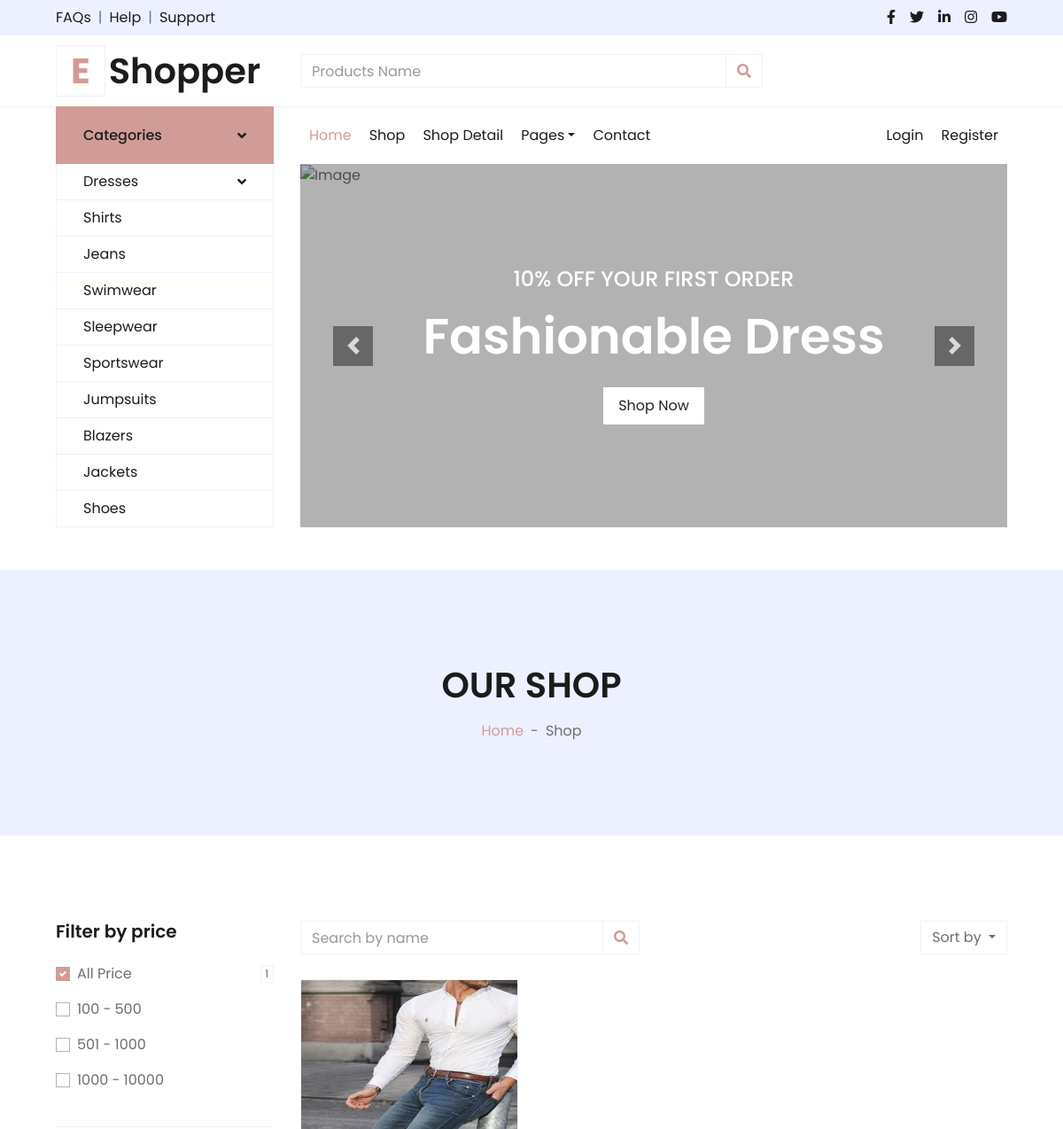
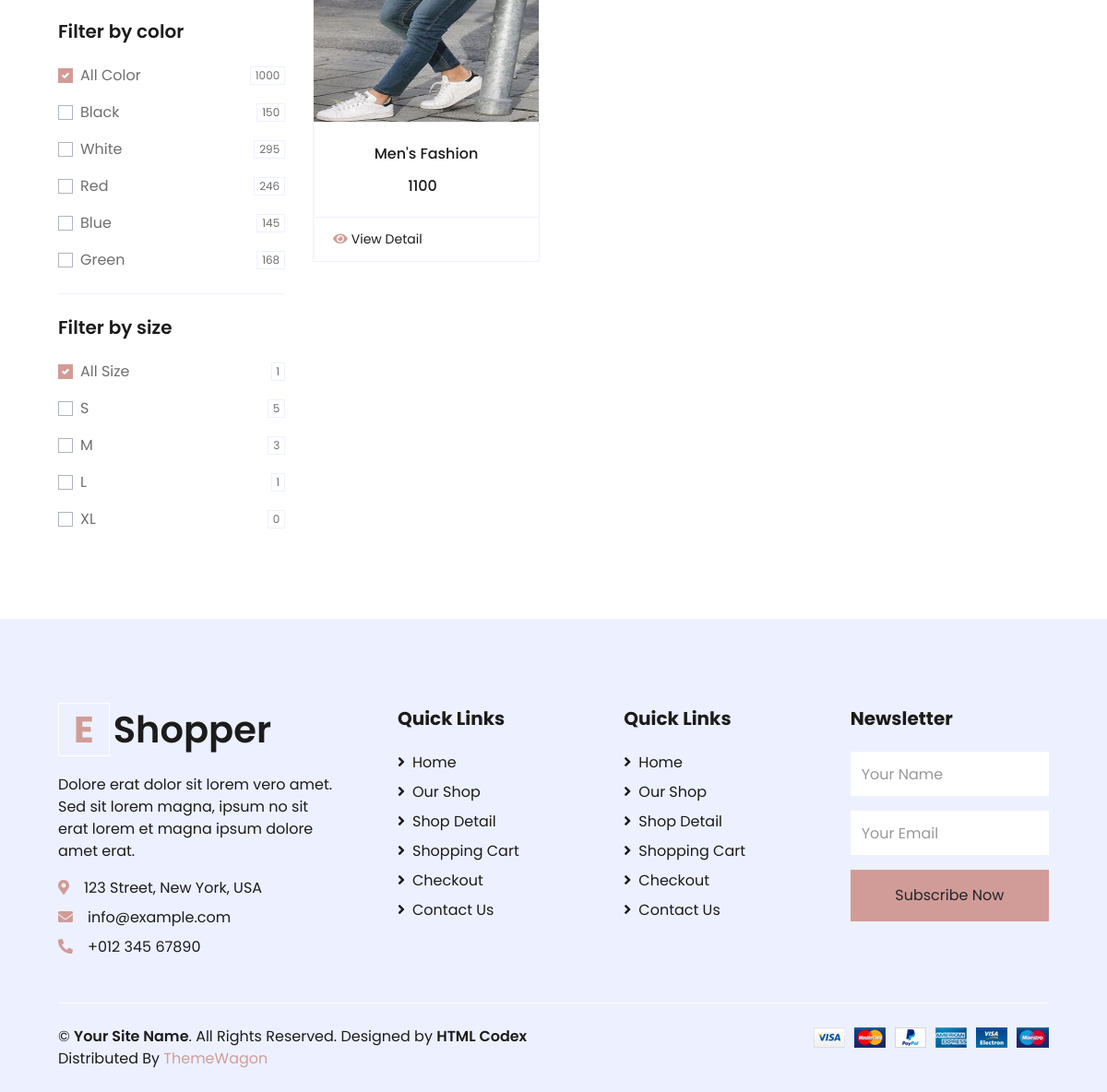
/productL/, run on the app's committed database (2 pictures, top to bottom).
### myapp/models.py (models this page shows, shortened)
class Product(models.Model):
	category=(
			('men','men'),
			('women','women'),
			('kid','kid'),
		)
	size=(
		    ("s","s"),
		    ("m","m"),
		    ("l","l"),
		    ("xl","xl"),
		    ("xxl","xxl"),
		)
	seller=models.ForeignKey(User,on_delete=models.CASCADE)
	product_category=models.CharField(max_length=100,choices=category)
	product_name=models.CharField(max_length=100)
	product_price=models.PositiveSmallIntegerField()
	product_desc=models.TextField()
	product_size=models.CharField(max_length=100,choices=size)
	product_image=models.ImageField(upload_to="product_pic/")

### myapp/views.py (the view)
# urls.py: path('productL/',views.productL,name='productL'),
def productL(request):
		products=Product.objects.filter(product_size='l')
		productS=Product.objects.filter(product_size='s')
		productM=Product.objects.filter(product_size='m')
		productL=Product.objects.filter(product_size='l')
		productXL=Product.objects.filter(product_size='xl')
		products500=Product.objects.filter(product_price__range=(0,500))
		products1000=Product.objects.filter(product_price__range=(501,1000))
		products1001=Product.objects.filter(product_price__range=(1001,10000))
		return render(request,'productL.html',{'productS':productS,'productM':productM,'productL':productL,'productXL':productXL,'products':products,'products500':products500,'products1000':products1000,'products1001':products1001})

### myapp/templates/productL.html (shortened to what this page needs)
{% extends 'header.html' %}
{% load static %}
{% block content %}
<!DOCTYPE html>
<html lang="en">
<head>
</head>
<body>
    <div class="container-fluid bg-secondary mb-5">
        <div class="d-flex flex-column align-items-center justify-content-center" style="min-height: 300px">
            <h1 class="font-weight-semi-bold text-uppercase mb-3">Our Shop</h1>
            <div class="d-inline-flex">
                <p class="m-0"><a href="">Home</a></p>
                <p class="m-0 px-2">-</p>
                <p class="m-0">Shop</p>
            </div>
        </div>
    </div>
    <div class="container-fluid pt-5">
        <div class="row px-xl-5">
            <div class="col-lg-3 col-md-12">
                <div class="border-bottom mb-4 pb-4">
                    <h5 class="font-weight-semi-bold mb-4">Filter by price</h5>
                        <div class="custom-control custom-checkbox d-flex align-items-center justify-content-between mb-3">
                            <label class="custom-control-label" for="price-all">All Price</label>
                            <span class="badge border font-weight-normal">{{ products.count }}</span>
                        </div>
                            <form method="post" action="{% url 'products500' %}">
                             <div class="custom-control custom-checkbox d-flex align-items-center justify-content-between mb-3">
                            <label class="custom-control-label" for="price-2">100 - 500</label>
                            </div>
                            </form>
                            <form method="post" action="{% url 'products1000' %}">
                             <div class="custom-control custom-checkbox d-flex align-items-center justify-content-between mb-3">
                            <label class="custom-control-label" for="price-3">501 - 1000</label>
                            </div>
                            </form>
                            <form method="post" action="{% url 'products1001' %}">
                             <div class="custom-control custom-checkbox d-flex align-items-center justify-content-between mb-3">
                            <label class="custom-control-label" for="price-4">1000 - 10000</label>
                            </div>
                            </form>
                </div>
                <div class="border-bottom mb-4 pb-4">
                    <h5 class="font-weight-semi-bold mb-4">Filter by color</h5>
                    <form>
                        <div class="custom-control custom-checkbox d-flex align-items-center justify-content-between mb-3">
                            <label class="custom-control-label" for="price-all">All Color</label>
                            <span class="badge border font-weight-normal">1000</span>
                        </div>
                        <div class="custom-control custom-checkbox d-flex align-items-center justify-content-between mb-3">
                            <label class="custom-control-label" for="color-1">Black</label>
                            <span class="badge border font-weight-normal">150</span>
                        </div>
                        <div class="custom-control custom-checkbox d-flex align-items-center justify-content-between mb-3">
                            <label class="custom-control-label" for="color-2">White</label>
                            <span class="badge border font-weight-normal">295</span>
                        </div>
                        <div class="custom-control custom-checkbox d-flex align-items-center justify-content-between mb-3">
                            <label class="custom-control-label" for="color-3">Red</label>
                            <span class="badge border font-weight-normal">246</span>
                        </div>
                        <div class="custom-control custom-checkbox d-flex align-items-center justify-content-between mb-3">
                            <label class="custom-control-label" for="color-4">Blue</label>
                            <span class="badge border font-weight-normal">145</span>
                        </div>
                        <div class="custom-control custom-checkbox d-flex align-items-center justify-content-between">
                            <label class="custom-control-label" for="color-5">Green</label>
                            <span class="badge border font-weight-normal">168</span>
                        </div>
                    </form>
                </div>
                <div class="mb-5">
                    <h5 class="font-weight-semi-bold mb-4">Filter by size</h5>
                        <div class="custom-control custom-checkbox d-flex align-items-center justify-content-between mb-3">
                            <label class="custom-control-label" for="size-all">All Size</label>
                            <span class="badge border font-weight-normal">{{products.count}}</span>
                        </div>
                        <form method="post" action="{% url 'productS' %}">
                            <div class="custom-control custom-checkbox d-flex align-items-center justify-content-between mb-3">
                            <label class="custom-control-label" for="size-2">S</label>
                            <span class="badge border font-weight-normal">{{productS.count}}</span>
                            </div>
                        </form>
                         <form method="post" action="{% url 'productM' %}">
                             <div class="custom-control custom-checkbox d-flex align-items-center justify-content-between mb-3">
                                <label class="custom-control-label" for="size-3">M</label>
                            <span class="badge border font-weight-normal">{{productM.count}}</span>
                            </div>
                        </form>
                        <form method="post" action="{% url 'productL' %}">
                             <div class="custom-control custom-checkbox d-flex align-items-center justify-content-between mb-3">
                                <label class="custom-control-label" for="size-4">L</label>
                            <span class="badge border font-weight-normal">{{productL.count}}</span>
                            </div>
                        </form>
                        <form method="post" action="{% url 'productXL' %}">
                             <div class="custom-control custom-checkbox d-flex align-items-center justify-content-between mb-3">
                                <label class="custom-control-label" for="size-5">XL</label>
                            <span class="badge border font-weight-normal">{{productXL.count}}</span>
                            </div>
                        </form>
                </div>
            </div>
            <div class="col-lg-9 col-md-12">
                <div class="row pb-3">
                    <div class="col-12 pb-1">
                        <div class="d-flex align-items-center justify-content-between mb-4">
                            <form action="">
                                <div class="input-group">
                                    <input type="text" class="form-control" placeholder="Search by name">
                                    <div class="input-group-append">
                                        <span class="input-group-text bg-transparent text-primary">
                                            <i class="fa fa-search"></i>
                                        </span>
                                    </div>
                                </div>
                            </form>
                            <div class="dropdown ml-4">
                                <button class="btn border dropdown-toggle" type="button" id="triggerId" data-toggle="dropdown" aria-haspopup="true"
                                        aria-expanded="false">
                                            Sort by
                                        </button>
                            </div>
                        </div>
                    </div>
                    {% for i in products %}
                    <div class="col-lg-4 col-md-6 col-sm-12 pb-1">
                        <div class="card product-item border-0 mb-4">
                            <div class="card-header product-img position-relative overflow-hidden bg-transparent border p-0">
                                <img  src="{{ i.product_image.url }}" height="300" width="300" alt="">
                            </div>
                            <div class="card-body border-left border-right text-center p-0 pt-4 pb-3">
                                <h6 class="text-truncate mb-3">{{ i.product_name }}</h6>
                                <div class="d-flex justify-content-center">
                                    <h6>{{ i.product_price }}</h6><h6 class="text-muted ml-2"></h6>
                                </div>
                            </div>
                            <div class="card-footer d-flex justify-content-between bg-light border">
                                <a href="{% url 'detail' pk=i.pk %}" class="btn btn-sm text-dark p-0"><i class="fas fa-eye text-primary mr-1"></i>View Detail</a>
                            </div>
                        </div>
                    </div>
                    {% endfor %}
                </div>
            </div>
        </div>
    </div>
</body>
</html>
{% endblock %}

### data on the page
Product: product_image (picture), product_name "Men's Fashion", product_price "1100"

### other printed values
{{ products.count }} "1"
{{ productS.count }} "5"
{{ productM.count }} "3"
{{ productL.count }} "1"
{{ productXL.count }} "0"
